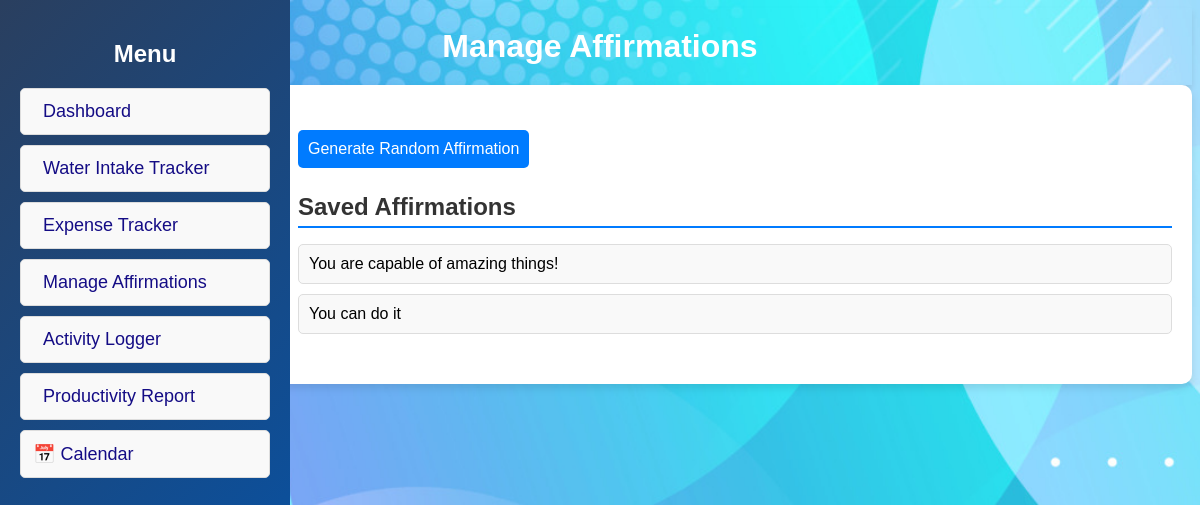
Before: /affirmations with the older database file.
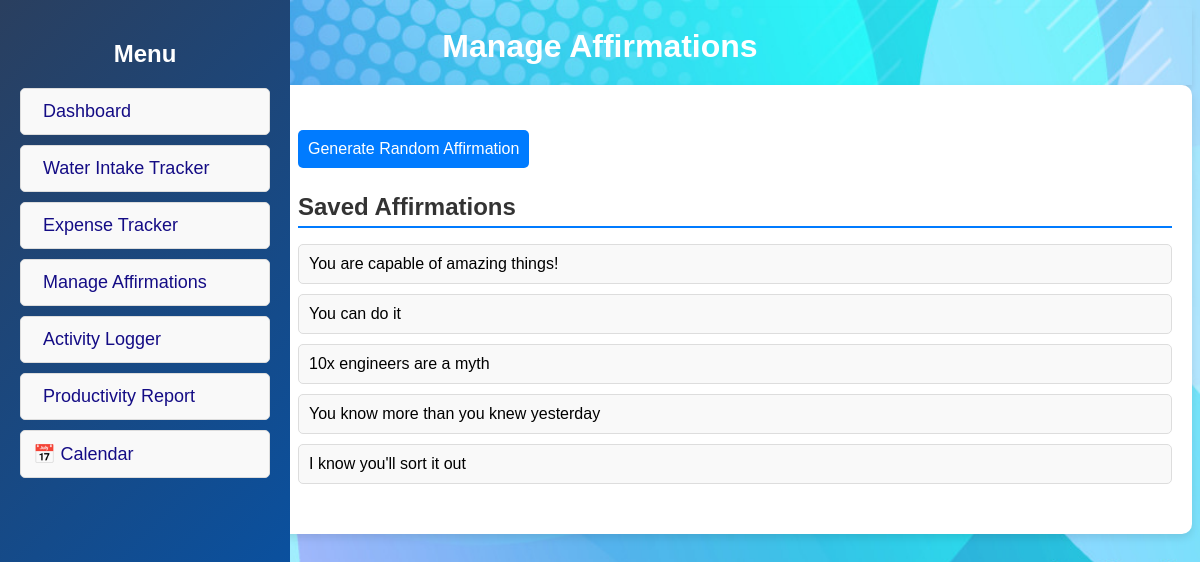
After: the same page with the newer database file.
### app.py (models this page shows)
class Affirmation(db.Model):
    id = db.Column(db.Integer, primary_key=True)
    message = db.Column(db.String(200), nullable=False)

### app.py (the view, shortened to what this page needs)
@app.route('/affirmations', methods=['GET', 'POST'])
def affirmations():
    all_affirmations = Affirmation.query.all()
    return render_template('affirmations.html', affirmations=all_affirmations)

### templates/affirmations.html (shortened to what this page needs)
<!DOCTYPE html>
<html lang="en">
<head>
    <link rel="stylesheet" href="/static/style.css">
</head>
<body>
    {% include 'navbar.html' %}
    <header>
        <h1>Manage Affirmations</h1>
    </header>
    <main>
        <form action="{{ url_for('generate_affirmation') }}" method="GET">
            <button type="submit">Generate Random Affirmation</button>
        </form>
        <section class="saved-affirmations">
            <h2>Saved Affirmations</h2>
            <ul>
                {% for affirmation in affirmations %}
                <li>{{ affirmation.message }}</li>
                {% endfor %}
            </ul>
        </section>
    </main>
</body>
</html>

### templates/navbar.html (shortened to what this page needs)
<aside class="sidebar">
    <h2>Menu</h2>
    <ul>
        <li><a href="/"> Dashboard</a></li>
        <li><a href="/water_intake"> Water Intake Tracker</a></li>
        <li><a href="/expenses"> Expense Tracker</a></li>
        <li><a href="/affirmations"> Manage Affirmations</a></li>
        <li><a href="/activities"> Activity Logger</a></li>
        <li><a href="/productivity_report"> Productivity Report</a></li>
        <li><a href="{{ url_for('calendar_view') }}">📅 Calendar</a></li>
    </ul>
</aside>

### static/style.css (style rules this page uses)
body { font-family: 'Poppins', sans-serif; background: url('/static/images/dashboard-bg3.jpg') no-repeat center center fixed; background-size: cover; }
header { color: white; padding: 20px; text-align: center; box-shadow: 0 4px 6px rgba(0, 0, 0, 0.1); }
header h1 { margin: 0; font-size: 2rem; }
.sidebar { position: fixed; left: 0; top: 0; width: 250px; height: 100vh; background: linear-gradient(135deg, #2a3f5f, #0056b3); color: white; padding: 20px; }
.sidebar h2 { text-align: center; margin-bottom: 20px; }
.sidebar ul { list-style: none; padding: 0; }
.sidebar ul li { padding: 12px; text-align: left; }
.sidebar ul li a { display: flex; align-items: center; gap: 10px; text-decoration: none; color: rgb(20, 12, 133); font-size: 18px; transition: background-color 0.3s; }
main { padding: 20px; max-width: 900px; margin: auto; background: white; border-radius: 10px; box-shadow: 0 4px 8px rgba(0, 0, 0, 0.1); }
section { margin-bottom: 30px; }
section h2, h3 { color: #333; margin-bottom: 15px; border-bottom: 2px solid #007BFF; padding-bottom: 5px; }
form { margin: 20px 0; display: flex; flex-wrap: wrap; align-items: center; gap: 10px; }
input, button { padding: 10px; margin: 5px 0; border: 1px solid #ddd; border-radius: 5px; outline: none; font-size: 1rem; }
button { background-color: #007BFF; color: white; border: none; cursor: pointer; transition: background-color 0.3s; }
ul { list-style: none; padding: 0; }
ul li { background: #f9f9f9; padding: 10px; border: 1px solid #ddd; border-radius: 5px; margin-bottom: 10px; transition: background-color 0.3s; }
main { margin-left: 270px; padding: 20px; }

Changed rows visible on the page:
added Affirmation: message "10x engineers are a myth"
added Affirmation: message "You know more than you knew yesterday"
added Affirmation: message "I know you'll sort it out"
